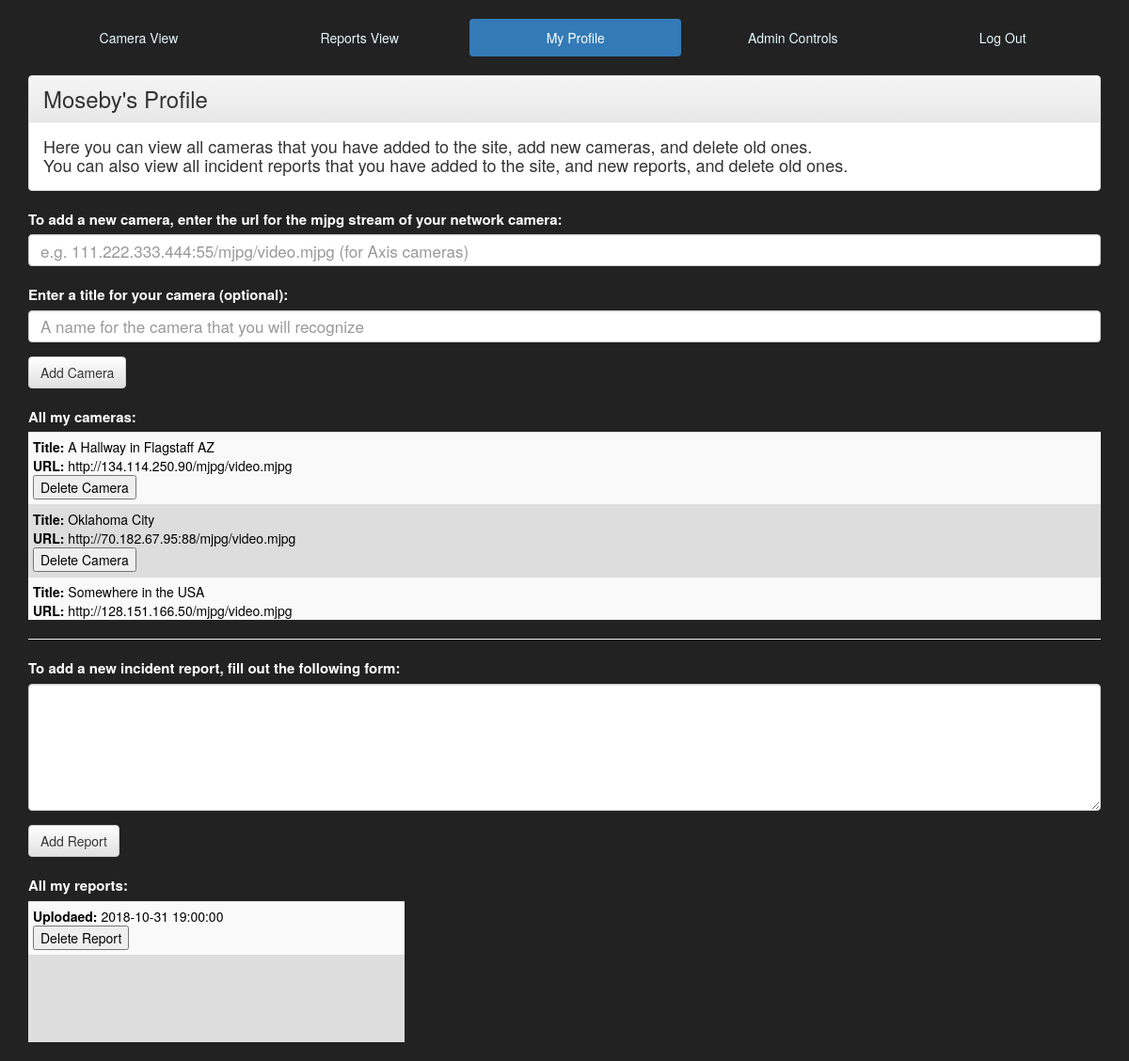
/public_html/project/my_profile.php (signed in), run on the app's committed database.
### tables this page shows
CREATE TABLE `CAMERA` (
  `CAMERA_ID` int(11) NOT NULL AUTO_INCREMENT,
  `URL` tinytext NOT NULL,
  `TITLE` varchar(100) DEFAULT NULL,
  `USER_ID` int(11) NOT NULL,
  PRIMARY KEY (`CAMERA_ID`),
  KEY `USER_ID` (`USER_ID`),
  CONSTRAINT `CAMERA_ibfk_1` FOREIGN KEY (`USER_ID`) REFERENCES `USER` (`USER_ID`) ON DELETE CASCADE
);

CREATE TABLE `REPORT` (
  `REPORT_ID` int(11) NOT NULL AUTO_INCREMENT,
  `UPLOAD_DATE` datetime NOT NULL DEFAULT CURRENT_TIMESTAMP,
  `BODY` text NOT NULL,
  `USER_ID` int(11) NOT NULL,
  PRIMARY KEY (`REPORT_ID`),
  KEY `USER_ID` (`USER_ID`),
  CONSTRAINT `REPORT_ibfk_1` FOREIGN KEY (`USER_ID`) REFERENCES `USER` (`USER_ID`) ON DELETE CASCADE
);

### public_html/project/camera_list.php (the view, shortened to what this page needs)
<?php
require "db_connect.php";
$sql = "SELECT CAMERA_ID, URL, TITLE FROM CAMERA WHERE USER_ID = " . $_SESSION["user_id"] . " ORDER BY CAMERA_ID DESC;";
$result = $conn->query($sql);
if ($result->num_rows > 0) {
	while($row = $result->fetch_assoc()) {
		echo '<tr><td><b>Title:</b> ' . $row["TITLE"] . '<br>';
			echo '<b>URL:</b> ' . $row["URL"] . '<br>';
			echo '<form method="post" action="my_profile.php#cameraForm">';
        echo '<input type="submit" value="Delete Camera">';
      echo '</form></td></tr>';
	}
} else {
	echo "0 results";
}
?>

### public_html/project/reports_list.php (shortened to what this page needs)
<?php
require "db_connect.php";
$sql = "SELECT REPORT.REPORT_ID, REPORT.UPLOAD_DATE, USER.F_NAME, USER.M_INITIAL, USER.L_NAME, REPORT.BODY FROM REPORT INNER JOIN USER ON REPORT.USER_ID = USER.USER_ID WHERE USER.USER_ID = " . $_SESSION["user_id"] . " ORDER BY REPORT.UPLOAD_DATE DESC;";
$result = $conn->query($sql);
if ($result->num_rows > 0) {
	while($row = $result->fetch_assoc()) {
		echo '<tr><td><b>Uplodaed:</b> ' . $row["UPLOAD_DATE"];
			echo '<form method="post" action="my_profile.php#reportForm">';
				echo '<input type="submit" value="Delete Report">';
      echo '</form></td></tr>';
	}
} else {
	echo "0 results";
}
?>

### data on the page
camera: TITLE "A Hallway in Flagstaff AZ", URL "http://134.114.250.90/mjpg/video.mjpg"
camera: TITLE "Oklahoma City", URL "http://70.182.67.95:88/mjpg/video.mjpg"
camera: TITLE "Somewhere in the USA", URL "http://128.151.166.50/mjpg/video.mjpg"
report: UPLOAD_DATE "2018-10-31 19:00:00"

### other printed values
$_SESSION["username"] "Moseby"
